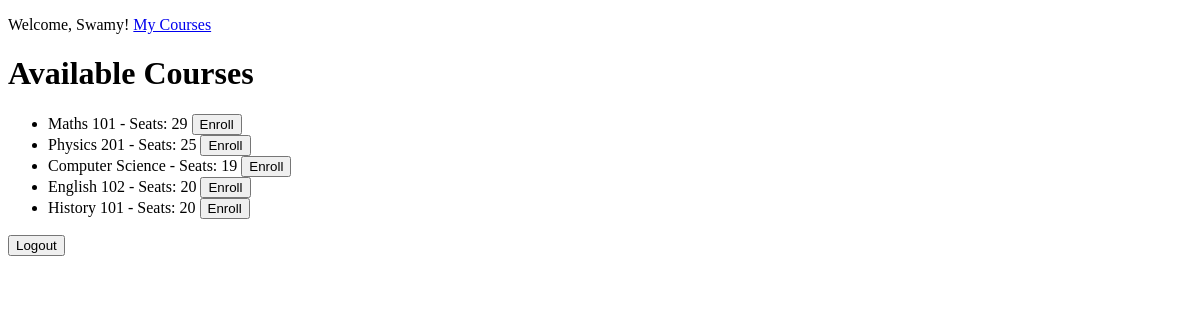
The app's page / (signed in), older data.
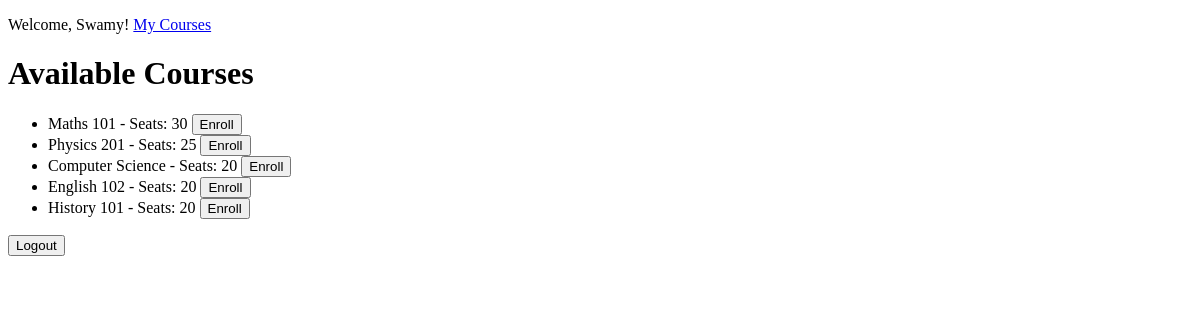
The same page, newer data.
### registration/models.py (models this page shows, shortened)
class Course(models.Model):
    title = models.CharField(max_length=100)
    description = models.TextField()
    seats_available = models.IntegerField()

### registration/views.py (the view)
# urls.py: path('', views.course_list, name='course_list'),
@login_required
def course_list(request):
    courses = Course.objects.all()
    return render(request, 'registration/course_list.html', {'courses': courses})

### registration/templates/registration/course_list.html (shortened to what this page needs)
<!DOCTYPE html>
<html>
<head>
</head>
<body>
    <div style="margin-bottom: 20px;">
        {% if user.is_authenticated %}
            <p>
                Welcome, {{ user.username }}!
                <a href="{% url 'enrolled_courses' %}">My Courses</a>
            </p>
        {% else %}
            <p>
                <a href="{% url 'login' %}">Login</a> |
                <a href="{% url 'register' %}">Register</a>
            </p>
        {% endif %}
    </div>
    <h1>Available Courses</h1>
    <ul>
        {% for course in courses %}
            <li>
                {{ course.title }} - Seats: {{ course.seats_available }}
                {% if user.is_authenticated %}
                    <form method="post" action="{% url 'enroll_course' course.id %}" style="display: inline;">
                        <button type="submit">Enroll</button>
                    </form>
                {% else %}
                    <a href="{% url 'login' %}">Login to enroll</a>
                {% endif %}
            </li>
        {% endfor %}
    </ul>
    <form action="{% url 'logout' %}" method="post" style="display: inline;">
                    <button type="submit">Logout</button>
    </form>
</body>
</html>

Row changes from the older to the newer data that the page shows:
changed Course "Maths 101": seats_available "29" → "30"
changed Course "Computer Science": seats_available "19" → "20"
